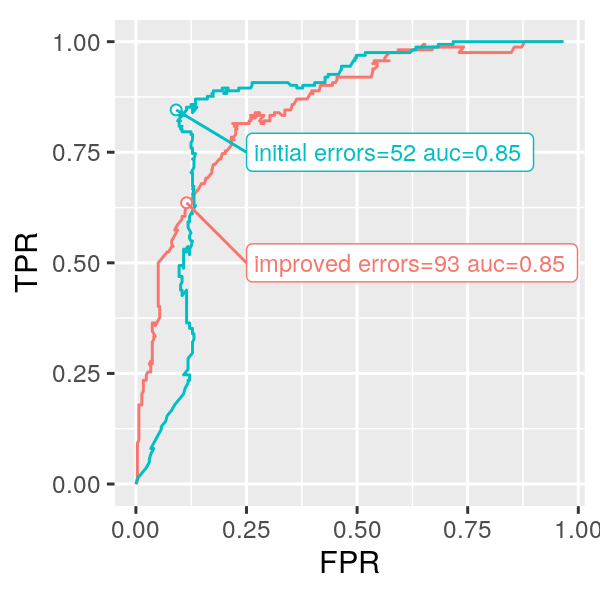

Write the R code that produced this figure.
source("packages.R")
result.list <- readRDS("figure-aum-train-data.rds")

iterations.tall <- melt(result.list$iterations, id="step.number")
gg <- ggplot()+
  geom_line(aes(
    step.number, value),
    data=iterations.tall)+
  facet_grid(variable ~ ., scales="free")+
  ylab("")
png("figure-aum-train-iterations.png", width=3, height=3, units="in", res=200)
print(gg)
dev.off()

result.list$auc[, `:=`(x=c(0.25), y=c(0.75, 0.5))]
gg <- ggplot()+
  geom_path(aes(
    FPR, TPR, color=pred.name),
    data=result.list$roc)+
  geom_point(aes(
    FPR, TPR, color=pred.name),
    fill="white",
    shape=21,
    data=result.list$auc)+
  geom_segment(aes(
    x, y,
    xend=FPR, yend=TPR,
    color=pred.name),
    data=result.list$auc)+
  geom_label(aes(
    x, y, color=pred.name,
    label=sprintf(
      "%s errors=%d auc=%.2f",
      pred.name, errors, auc)),
    size=3,
    hjust=0,
    data=result.list$auc)+
  coord_equal()+
  guides(color="none")
png("figure-aum-train.png", width=3, height=3, units="in", res=200)
print(gg)
dev.off()
